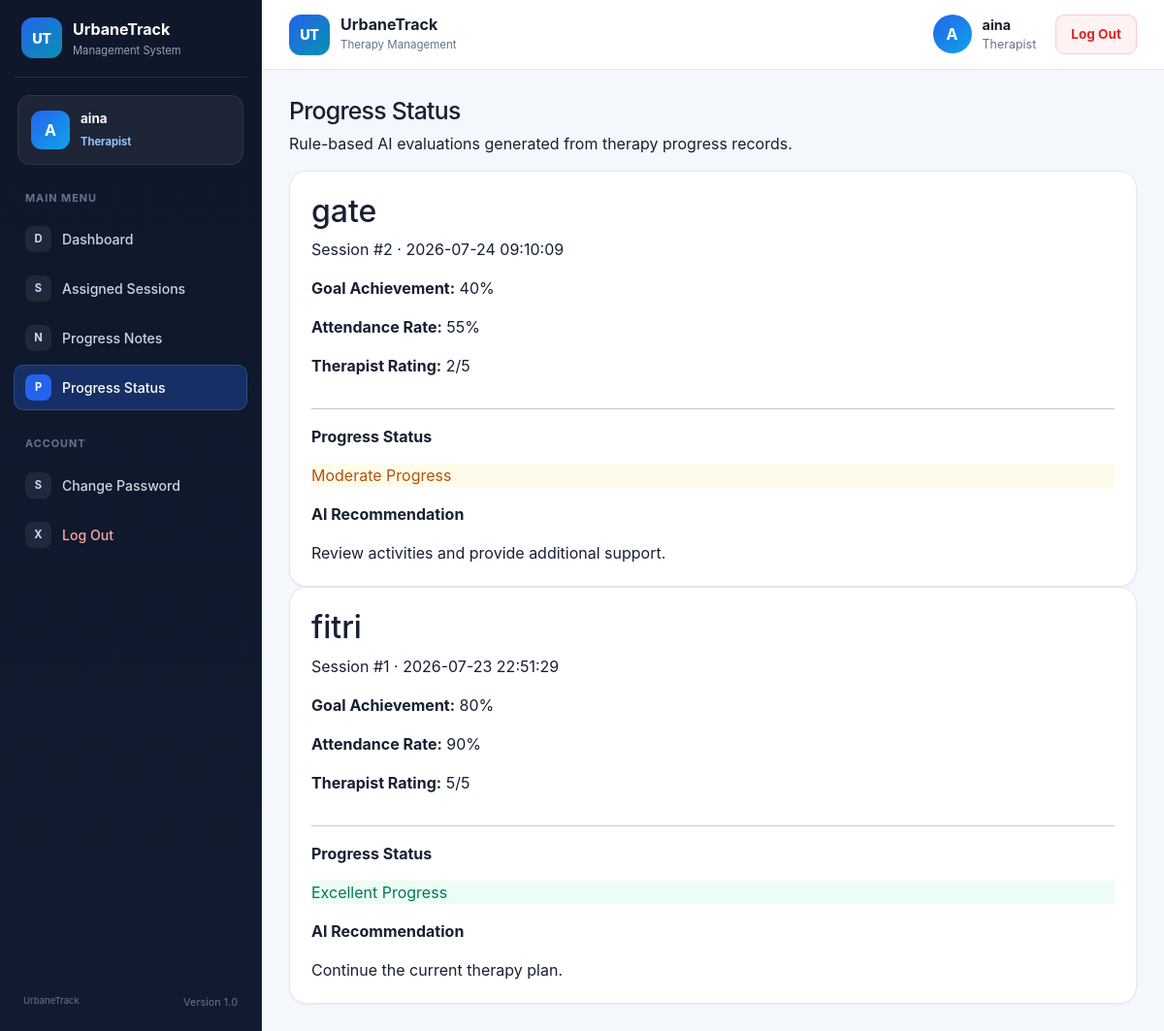
The app's page /therapist/progress-status (signed in) with its own data.
### tables this page shows
CREATE TABLE progress_notes (
        note_id INTEGER PRIMARY KEY AUTOINCREMENT,
        appointment_id INTEGER NOT NULL,
        therapist_user_id INTEGER NOT NULL,
        created_at TEXT NOT NULL,
        content TEXT NOT NULL, goal_score INTEGER DEFAULT 0, attendance_rate INTEGER DEFAULT 0, therapist_rating INTEGER DEFAULT 0, progress_status TEXT, ai_recommendation TEXT,
        FOREIGN KEY(appointment_id) REFERENCES appointments(appointment_id),
        FOREIGN KEY(therapist_user_id) REFERENCES users(user_id)
    );

CREATE TABLE clients (
        client_id INTEGER PRIMARY KEY AUTOINCREMENT,
        parent_user_id INTEGER NOT NULL,
        full_name TEXT NOT NULL,
        date_of_birth TEXT,
        FOREIGN KEY(parent_user_id) REFERENCES users(user_id)
    );

CREATE TABLE appointments (
        appointment_id INTEGER PRIMARY KEY AUTOINCREMENT,
        client_id INTEGER NOT NULL,
        therapist_user_id INTEGER NOT NULL,
        appointment_type TEXT NOT NULL CHECK(appointment_type IN ('THERAPY','ASSESSMENT')) DEFAULT 'THERAPY',
        date_time TEXT NOT NULL,
        location TEXT,
        status TEXT NOT NULL CHECK(status IN ('Scheduled','Cancelled','Completed')) DEFAULT 'Scheduled',
        notes TEXT,

        confirmation_status TEXT NOT NULL
            CHECK(confirmation_status IN ('Pending','Accepted','Declined','Rescheduled'))
            DEFAULT 'Pending',
        update_note TEXT,
        last_updated_at TEXT,

        FOREIGN KEY(client_id) REFERENCES clients(client_id),
        FOREIGN KEY(therapist_user_id) REFERENCES users(user_id)
    );

### app.py (the view)
@app.get("/therapist/progress-status")
@login_required(roles=["THERAPIST"])
def therapist_progress_status():
    therapist_id = session["user"]["user_id"]
    db = get_db()
    results = db.execute("""
        SELECT
            pn.note_id,
            pn.created_at,
            pn.goal_score,
            pn.attendance_rate,
            pn.therapist_rating,
            pn.progress_status,
            pn.ai_recommendation,
            a.appointment_id,
            c.full_name AS client_name
        FROM progress_notes pn
        JOIN appointments a
            ON a.appointment_id = pn.appointment_id
        JOIN clients c
            ON c.client_id = a.client_id
        WHERE pn.therapist_user_id = ?
        ORDER BY pn.note_id DESC
    """, (therapist_id,)).fetchall()
    return render_template(
        "therapist_progress_status.html",
        results=results
    )

### app.py (called while the page is built)
def get_db():
    if "db" not in g:
        g.db = sqlite3.connect(DB_PATH)
        g.db.row_factory = sqlite3.Row
    return g.db

def login_required(roles=None):
    def decorator(fn):
        @wraps(fn)
        def wrapper(*args, **kwargs):
            user = session.get("user")
            if not user:
                flash("Please log in first.", "error")
                return redirect(url_for("home"))
            if roles and user.get("role") not in roles:
                abort(403)
            return fn(*args, **kwargs)
        return wrapper
    return decorator

### templates/therapist_progress_status.html
{% extends "base.html" %}
{% block content %}
<h1>Progress Status</h1>
<p class="muted">
  Rule-based AI evaluations generated from therapy progress records.
</p>
<section class="grid">
  {% for result in results %}
    <div class="card">
      <h2>{{ result.client_name }}</h2>
      <p class="muted">
        Session #{{ result.appointment_id }}
        ·
        {{ result.created_at }}
      </p>
      <div class="progress-details">
        <p>
          <b>Goal Achievement:</b>
          {{ result.goal_score }}%
        </p>
        <p>
          <b>Attendance Rate:</b>
          {{ result.attendance_rate }}%
        </p>
        <p>
          <b>Therapist Rating:</b>
          {{ result.therapist_rating }}/5
        </p>
      </div>
      <hr>
      <p>
        <b>Progress Status</b>
      </p>
      <div
        class="progress-status
        {% if result.progress_status == 'Excellent Progress' %}
          status-excellent
        {% elif result.progress_status == 'Good Progress' %}
          status-good
        {% elif result.progress_status == 'Moderate Progress' %}
          status-moderate
        {% else %}
          status-attention
        {% endif %}
        "
      >
        {{ result.progress_status or "Not Evaluated" }}
      </div>
      <p style="margin-top: 16px;">
        <b>AI Recommendation</b>
      </p>
      <div class="note-content">
        {{ result.ai_recommendation or "No recommendation available." }}
      </div>
    </div>
  {% else %}
    <div class="card">
      <p class="muted">
        No AI progress evaluations are available yet.
      </p>
    </div>
  {% endfor %}
</section>
{% endblock %}

### static/style.css (style rules this page uses)
:root { --ut-primary: #2563eb; --ut-primary-dark: #1d4ed8; --ut-primary-soft: #eff6ff; --ut-success: #059669; --ut-success-soft: #ecfdf5; --ut-danger: #dc2626; --ut-danger-soft: #fef2f2; --ut-warning: #d97706; --ut-warning-soft: #fffbeb; --ut-sidebar: #0f172a; --ut-sidebar-secondary: #172033; --ut-background: #f4f7fb; --ut-surface: #ffffff; --ut-surface-secondary: #f8fafc; --ut-text: #172033; --ut-muted: #64748b; --ut-border: #e2e8f0; --ut-border-dark: #334155; --ut-radius-small: 8px; --ut-radius: 12px; --ut-radius-large: 18px; --ut-shadow-small: 0 1px 2px rgba(15, 23, 42, 0.05); --ut-shadow: 0 8px 24px rgba(15, 23, 42, 0.08); --ut-sidebar-width: 270px; --ut-topbar-height: 72px; --bg: var(--ut-background); --card: var(--ut-surface); --surface: var(--ut-surface); --border: var(--ut-border); --text: var(--ut-text); --muted: var(--ut-muted); --primary: var(--ut-primary); --danger: var(--ut-danger); }
html { min-height: 100%; scroll-behavior: smooth; }
body { min-height: 100vh; margin: 0; color: var(--ut-text); background: var(--ut-background); font-family: Inter, ui-sans-serif, system-ui, -apple-system, BlinkMacSystemFont, "Segoe UI", sans-serif; line-height: 1.5; }
body.app-body { padding-top: var(--ut-topbar-height); padding-left: var(--ut-sidebar-width); }
.page-heading h1, .modern-page-container > h1 { margin: 0 0 6px; color: var(--ut-text); font-size: clamp(1.55rem, 2vw, 2rem); letter-spacing: -0.03em; }
.card, .auth-card, .accounts-card, .dashboard-card, .progress-card, .note-card, .modal-box { color: var(--ut-text); background: var(--ut-surface); border: 1px solid var(--ut-border); box-shadow: var(--ut-shadow-small); }
.card { padding: 22px; border-radius: var(--ut-radius-large); }
.status-active, .status-completed, .progress-excellent, .status-excellent { color: #047857; background: var(--ut-success-soft); border-color: #a7f3d0; }
.status-pending, .status-moderate { color: #b45309; background: var(--ut-warning-soft); border-color: #fde68a; }

### records on screen
progress_notes: client_name "gate", appointment_id "2", created_at "2026-07-24 09:10:09", goal_score "40", attendance_rate "55", therapist_rating "2", progress_status "Moderate Progress", ai_recommendation "Review activities and provide additional support."
progress_notes: client_name "fitri", appointment_id "1", created_at "2026-07-23 22:51:29", goal_score "80", attendance_rate "90", therapist_rating "5", progress_status "Excellent Progress", ai_recommendation "Continue the current therapy plan."

### other values on screen
{{ session["user"]["full_name"][0] | upper }} "A"
{{ session["user"]["full_name"] }} "aina"
{{ session["user"]["role"] | title }} "Therapist"
